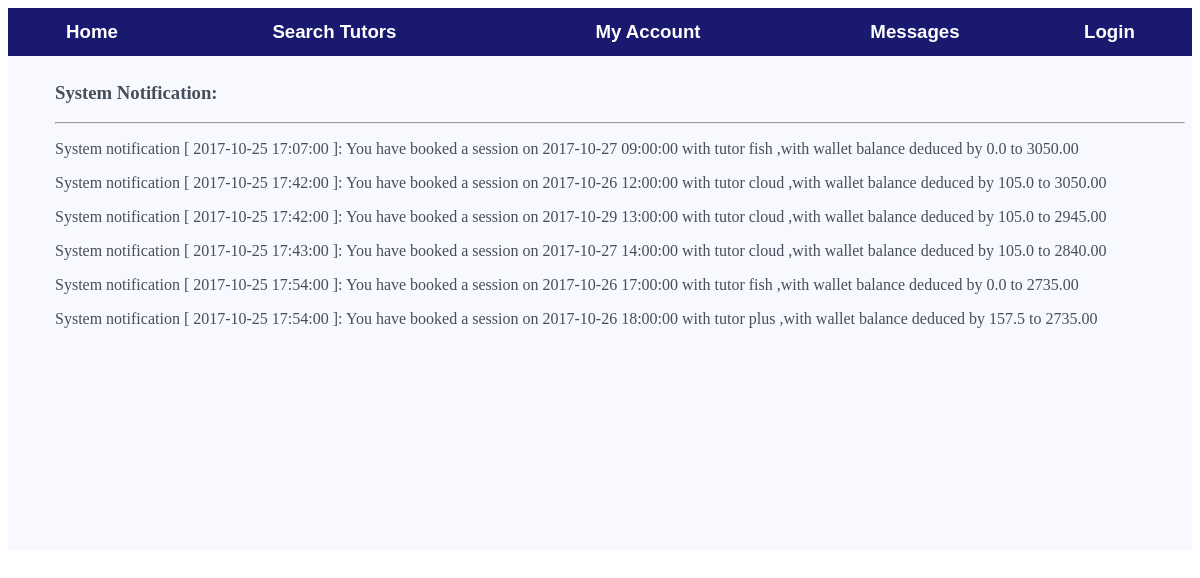
Before: /Tutorial/2/message/ with the older database file.
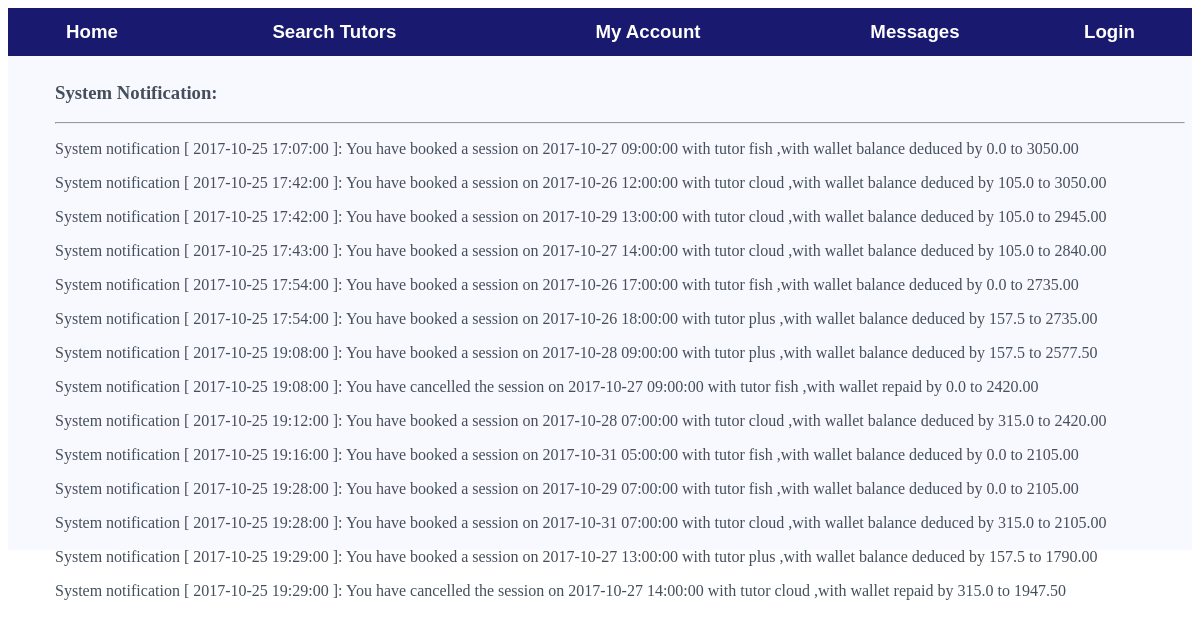
After: the same page with the newer database file.
### Tutorial/models.py (models this page shows, shortened)
class Notification(models.Model):
    content = models.CharField(max_length=500)
    myuser = models.ForeignKey(MyUser, on_delete=models.CASCADE,null=True)

### Tutorial/views.py (the view)
# urls.py: url(r'^(?P<myuser_id>[0-9]+)/message/$', views.message, name='message'),
def message(request, myuser_id):
    myuser = get_object_or_404(MyUser, pk=myuser_id)
    messages = Notification.objects.filter(myuser=myuser)
    return render(request, 'message/message.html', {'user': myuser, 'messages': messages})

### Tutorial/templates/message/message.html (shortened to what this page needs)
{% extends "myaccount/myaccount.html" %}
{% block content%}
		<div id="Message" style="background-color : #F8F8FF; padding : 7px; height : 60%;">
			<ul style="  color : #454f5b; text-decoration: none;">
				<h3>System Notification: {{user.name}}</h3>
				<hr>
                {%for msg in messages%}
					<p>{{msg.content}}</p>
				{%endfor%}
			</ul>
		</div>
{% endblock %}

Changed rows visible on the page:
added Notification: content "System notification [ 2017-10-25 19:08:00 ]: You have booked a session on 2017-10-28 09:00:00 with tutor plus ,with wallet balance deduced by 157.5 to 2577.50"
added Notification: content "System notification [ 2017-10-25 19:08:00 ]: You have cancelled the session on 2017-10-27 09:00:00 with tutor fish ,with wallet repaid by 0.0 to 2420.00"
added Notification: content "System notification [ 2017-10-25 19:12:00 ]: You have booked a session on 2017-10-28 07:00:00 with tutor cloud ,with wallet balance deduced by 315.0 to 2420.00"
added Notification: content "System notification [ 2017-10-25 19:16:00 ]: You have booked a session on 2017-10-31 05:00:00 with tutor fish ,with wallet balance deduced by 0.0 to 2105.00"
added Notification: content "System notification [ 2017-10-25 19:28:00 ]: You have booked a session on 2017-10-29 07:00:00 with tutor fish ,with wallet balance deduced by 0.0 to 2105.00"
added Notification: content "System notification [ 2017-10-25 19:28:00 ]: You have booked a session on 2017-10-31 07:00:00 with tutor cloud ,with wallet balance deduced by 315.0 to 2105.00"
added Notification: content "System notification [ 2017-10-25 19:29:00 ]: You have booked a session on 2017-10-27 13:00:00 with tutor plus ,with wallet balance deduced by 157.5 to 1790.00"
added Notification: content "System notification [ 2017-10-25 19:29:00 ]: You have cancelled the session on 2017-10-27 14:00:00 with tutor cloud ,with wallet repaid by 315.0 to 1947.50"
